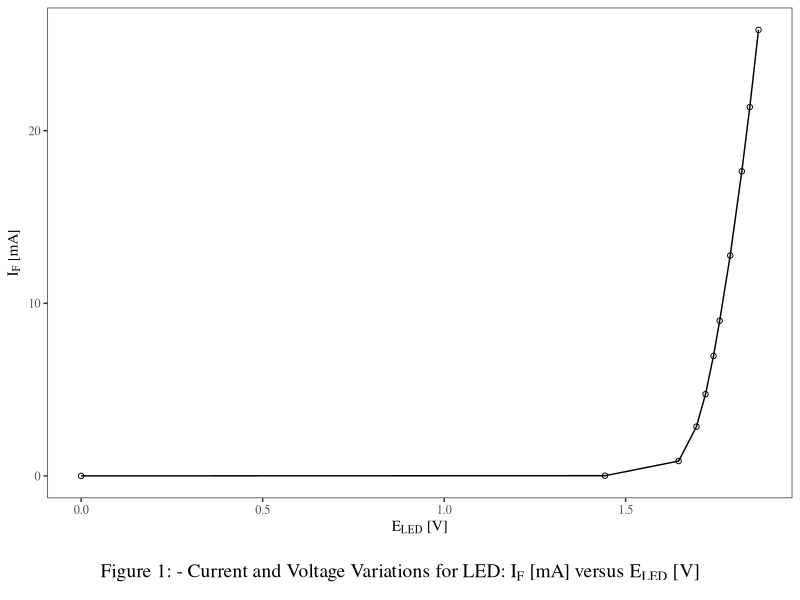

Reproduce this figure in R.
library(ggplot2)
library(gridExtra)
library(grid)

E_led <- c(
  0.0,
  1.443,
  1.646,
  1.695,
  1.720,
  1.742,
  1.759,
  1.788,
  1.820,
  1.842,
  1.866
)

I_F <- c(
  0.0,
  0.0113,
  0.86,
  2.855,
  4.736,
  6.95,
  8.99,
  12.77,
  17.65,
  21.37,
  25.84
)

data <- data.frame(E_led = E_led, I_F = I_F)

p1 <- ggplot(data, aes(x = E_led, y = I_F)) +
  geom_point(shape = 21, fill = "white") +
  geom_line() +
  xlab(expression(E["LED"] ~ "[V]")) +
  ylab(expression(I["F"] ~ "[mA]")) +
  theme_bw(base_family = "serif") +
  theme(
    text = element_text(family = "serif"),
    panel.grid.major = element_blank(),
    panel.grid.minor = element_blank()
  )

title <- textGrob(
  expression("Figure 1: - Current and Voltage Variations for LED:" ~ I["F"] ~ "[mA] versus" ~ E["LED"] ~ "[V]"),
  gp = gpar(fontsize = 14, fontfamily = "serif"),
  hjust = 0.5
)

p1_out <- grid.arrange(p1, title, ncol = 1, heights = c(10, 1))

ggsave(filename = "I_F vs E_LED plot.png", plot = p1_out, width = 8.5, height = 11)
